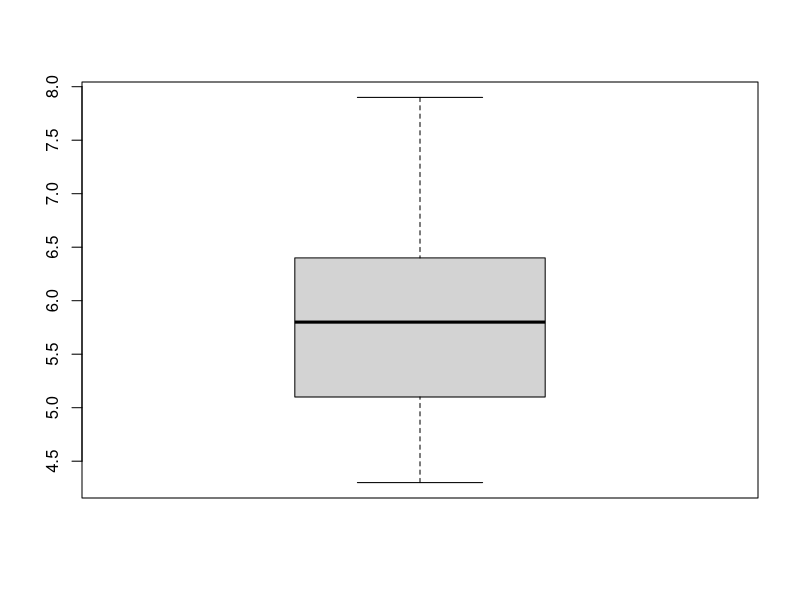
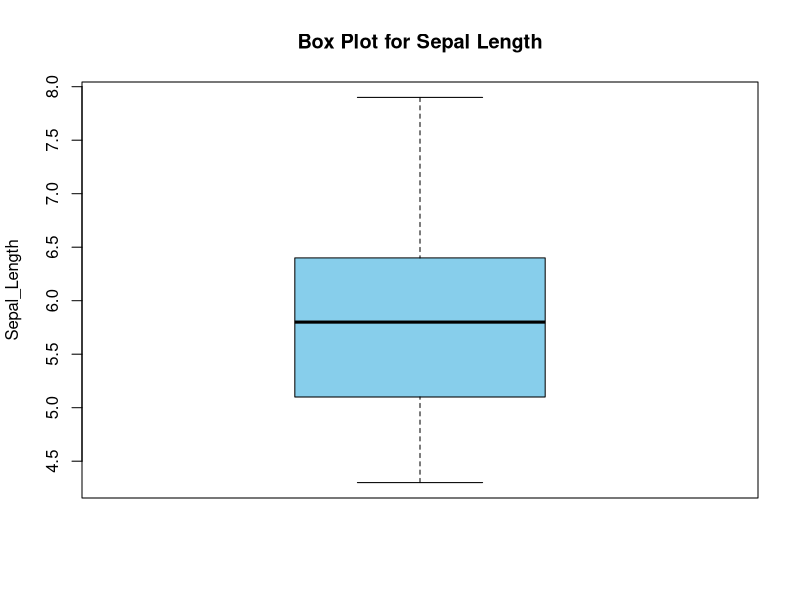
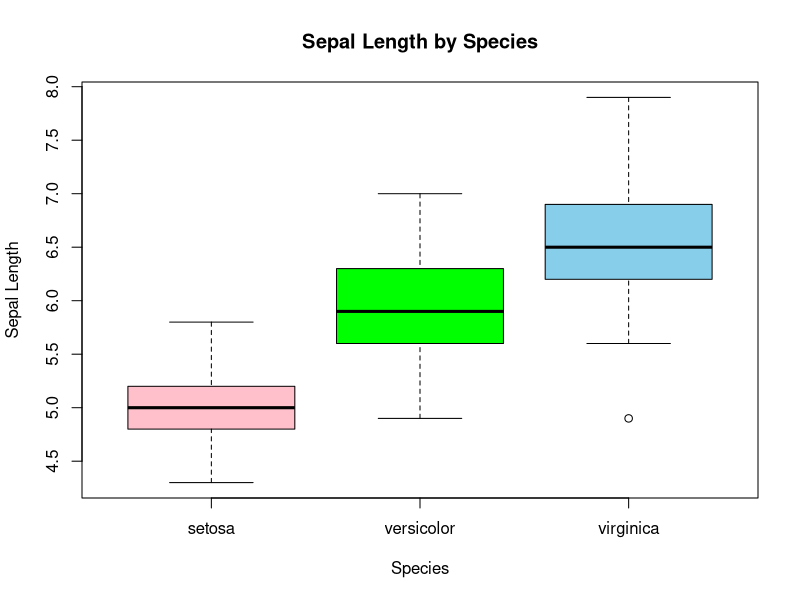
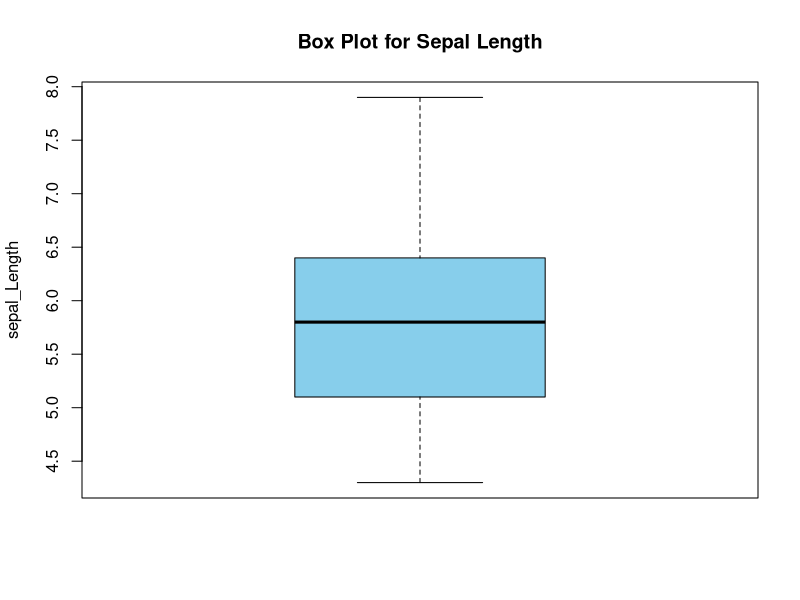
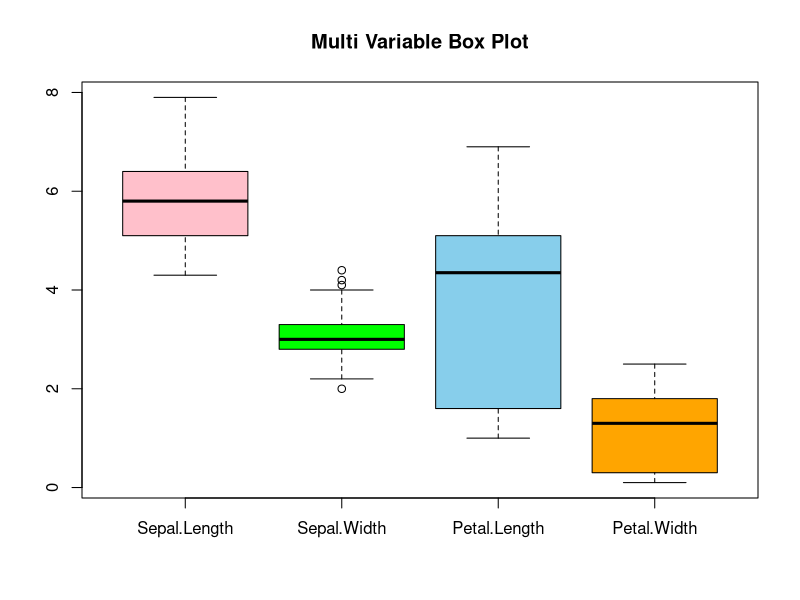
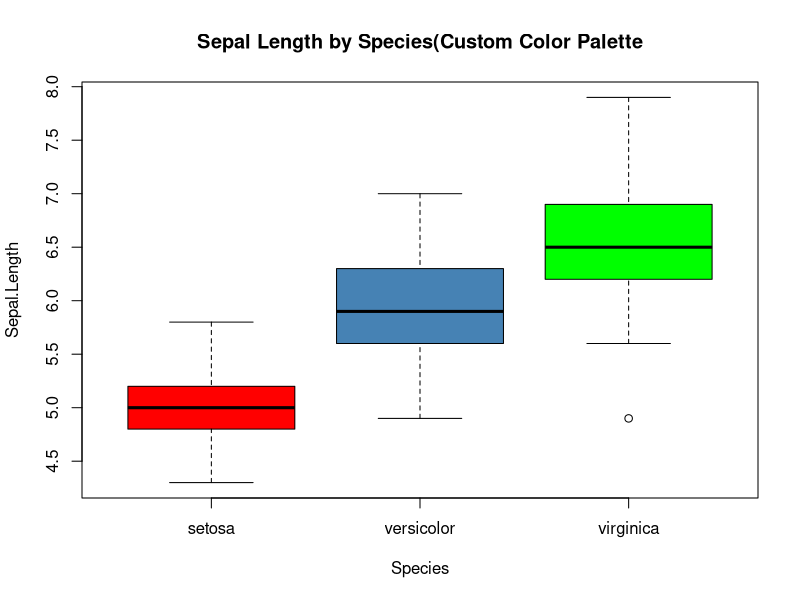
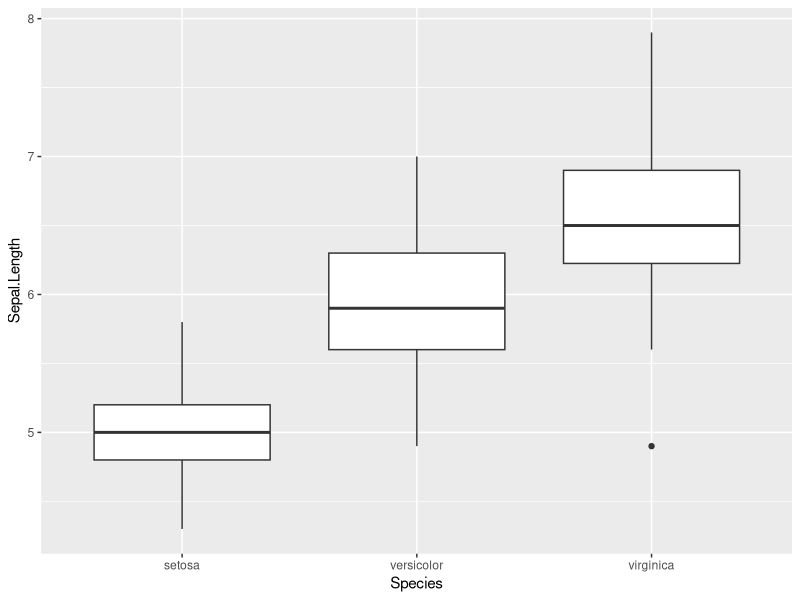
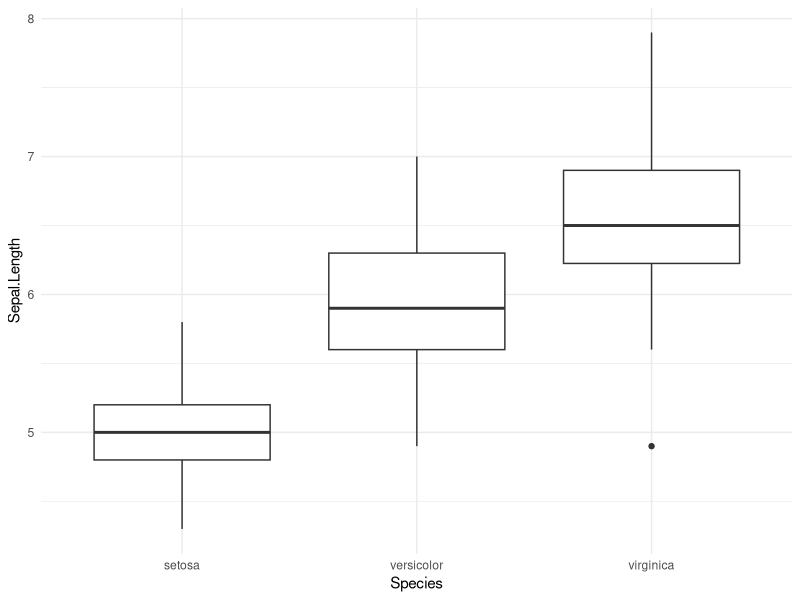

Write the R code that produced these figures, in order.
#week 4a
#Load the data
data(iris)

#Understand the data
str(iris)
View(iris)
class(iris)
?iris

#Basic box plot
boxplot(iris$Sepal.Length)
#Add title and labels
boxplot(iris$Sepal.Length,
        main = "Box Plot for Sepal Length",
        ylab = "Sepal_Length",
        col = 'skyblue')

#Grouped Box Plot (by species)
boxplot(Sepal.Length~Species,
        data = iris,
        main = "Sepal Length by Species",
        xlab = "Species",
        ylab = "Sepal Length",
        col = c('pink','green','skyblue'))

#Multi-Variable Box
boxplot(iris$Sepal.Length,
        main = "Box Plot for Sepal Length",
        ylab = "sepal_Length",
        col = "skyblue")

boxplot(iris[,1:4],
        main = "Multi Variable Box Plot",
        col = c('pink','green','skyblue','orange'))

#Using Custom color palette
species_colors <- c("setosa"="red",
                    "versicolor"="steelblue",
                    "virginica"="green")
boxplot(Sepal.Length~Species,
        data = iris,
        col = species_colors,
        main = "Sepal Length by Species(Custom Color Palette")

#GG Plot2
library(ggplot2)
ggplot(iris,
       aes(x=Species,y=Sepal.Length))+
  geom_boxplot()

#Colored box plot by species
ggplot(iris,
       aes(x=Species,y=Sepal.Length))+
  geom_boxplot()+
  theme_minimal()

#Using Manual Color Palette
ggplot(iris,
       aes(x=Species,y=Sepal.Length,fill=Species))+
  geom_boxplot()+
  scale_fill_manual(
    values=c("setosa"="red",
             "versicolor"='steelblue',
             "virginica"='green'))+
  theme_bw()
